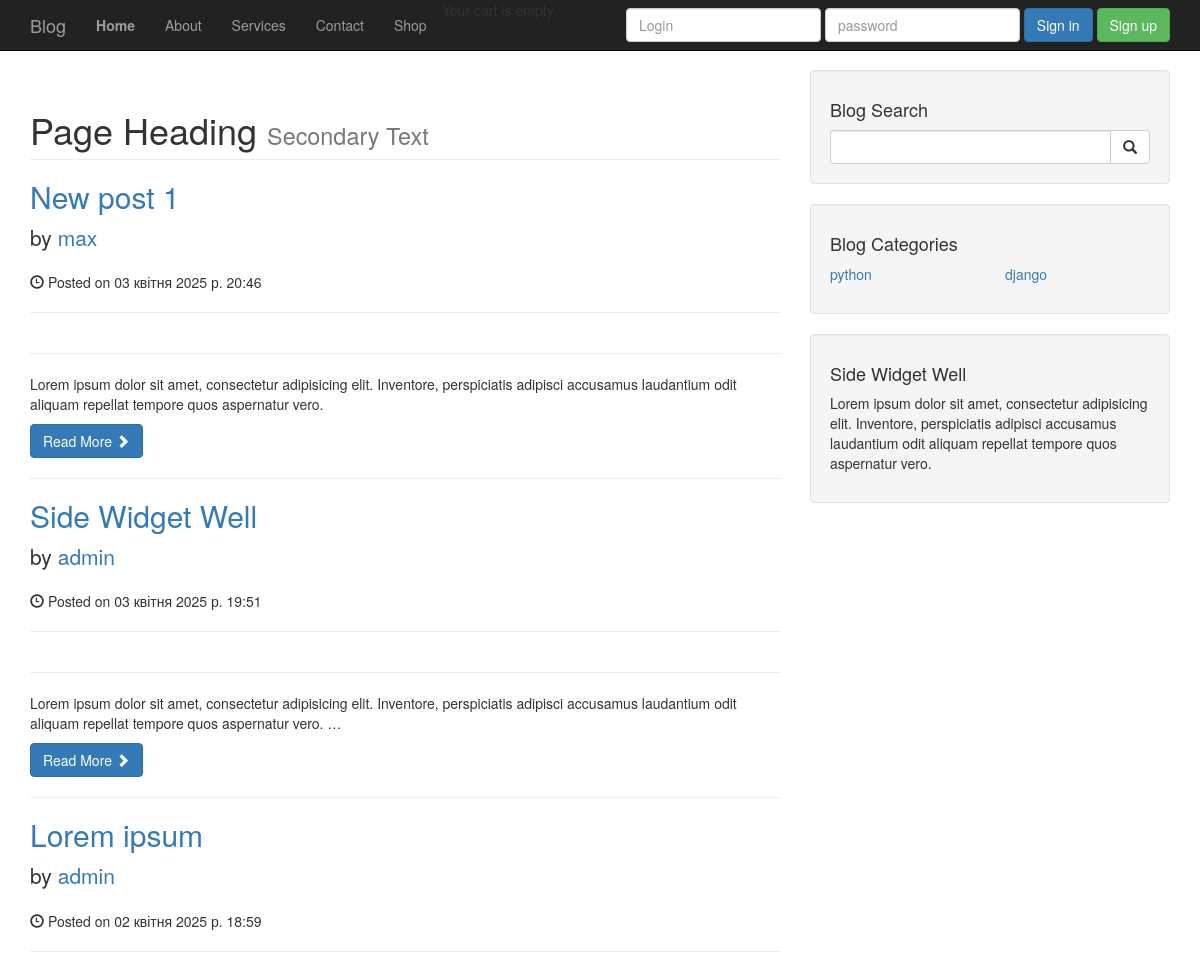
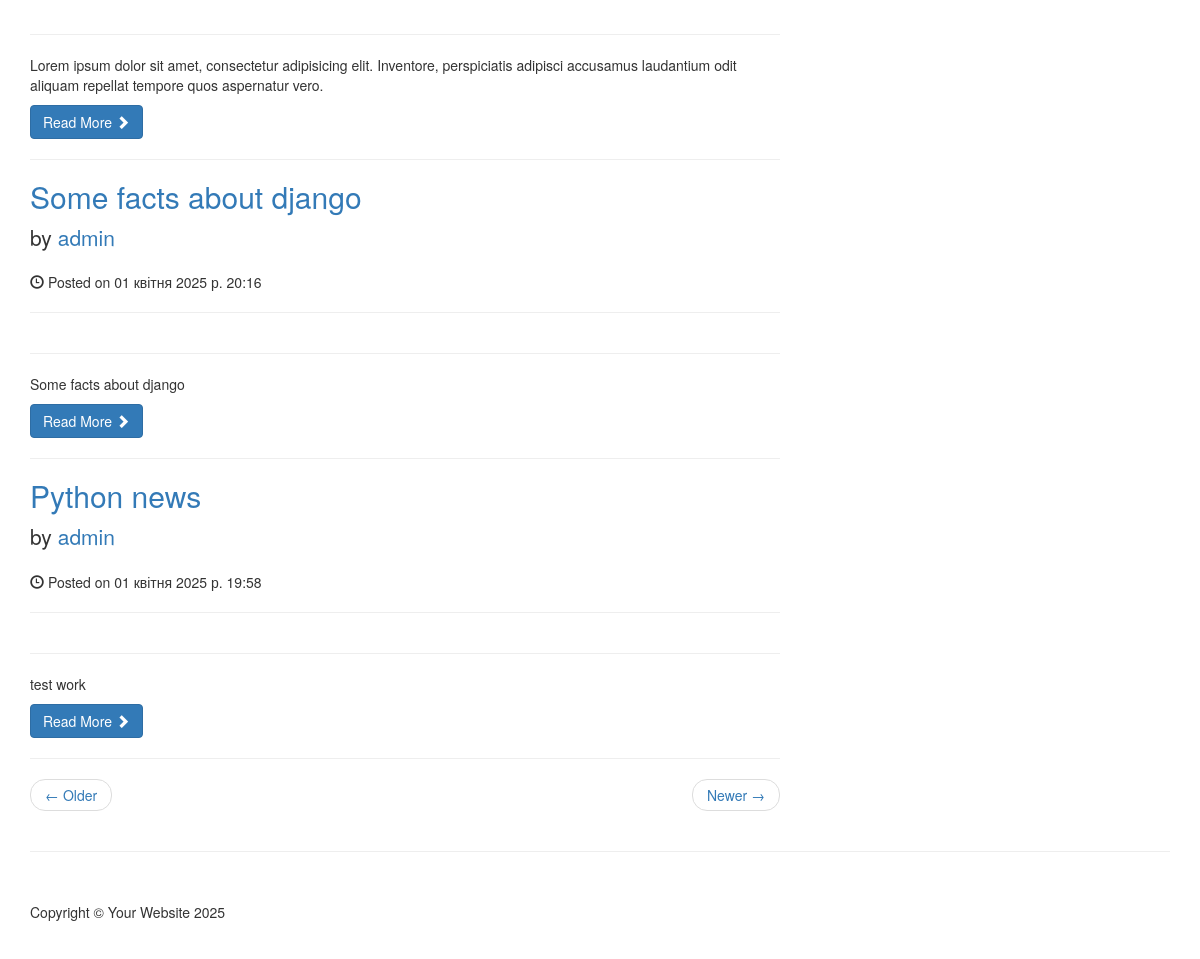
The page / on the database its author committed (2 pictures, top to bottom).
### blog/models.py (models this page shows, shortened)
class Post(models.Model):
    title = models.CharField(max_length=30, verbose_name="Заголовок")
    content = models.TextField(verbose_name="Опис")
    published_date = models.DateTimeField(auto_created=True, verbose_name="Дата та час публікації")
    category = models.ForeignKey(Category, on_delete=models.CASCADE, verbose_name="Категорія")
    user = models.ForeignKey(User, on_delete=models.CASCADE, null=True, verbose_name="Автор")
    image = models.URLField(default="https://fraserbond.com/oc-content/plugins/blog/img/blog/blog-default.png")
    tags = models.ManyToManyField(Tag, verbose_name="Теги")
    slug = models.SlugField(unique=True, blank=True)
    class Meta:
        verbose_name = "Новина"
        verbose_name_plural = "Новини"

class Category(models.Model):
    name = models.CharField(max_length=30, verbose_name="Назва")
    def __str__(self):
        return self.name
    class Meta:
        verbose_name = "Категорія"
        verbose_name_plural = "Категорії"

### blog/views.py (the view)
# urls.py: path("", views.index, name="index"),
def index(request):
    posts = Post.objects.all().order_by('-published_date')
    context = {'posts': posts}
    context.update(get_categories())
    return render(request, "blog/index.html", context)

### blog/views.py (called while the page is built)
def get_categories():
    all = Category.objects.all()
    count = all.count()
    half = count / 2
    return {'cats1': all[:half], 'cats2': all[half:]}

### cart/cart.py (called while the page is built)
    def __len__(self):
        return sum(item['quantity'] for item in self.cart.values())

### cart/context_processors.py (called while the page is built)
def cart(request):
    return {'cart': Cart(request)}

### templates/blog/index.html (shortened to what this page needs)
{% extends "blog/base.html" %}
{% block content %}
<h1 class="page-header">
    Page Heading
    <small>Secondary Text</small>
</h1>
{% for post in posts %}
    <h2>
        <a href="{% url 'post' title=post.slug %}">{{ post.title }}</a>
    </h2>
    <p class="lead">
        by <a href="index.php">{{ post.user }}</a>
    </p>
    <p><span class="glyphicon glyphicon-time"></span> Posted on {{ post.published_date }}</p>
    <hr>
    <hr>
    <p>{{ post.content|truncatewords:20 }}</p>
    <a class="btn btn-primary" href="{% url 'post' title=post.slug %}">Read More <span class="glyphicon glyphicon-chevron-right"></span></a>
    <hr>
{% empty %}
<p>Немає постів!</p>
{% endfor %}
<ul class="pager">
    <li class="previous">
        <a href="#">&larr; Older</a>
    </li>
    <li class="next">
        <a href="#">Newer &rarr;</a>
    </li>
</ul>
{% endblock %}
{% block sidebar %}
{%include 'blog/sidebar.html' %}
{% endblock %}

### templates/blog/sidebar.html
            <div class="well">
                <h4>Blog Search</h4>
                <form action="{% url 'search' %}" method="GET" class="input-group">
                    <input type="search" name="query" class="form-control">
                    <span class="input-group-btn">
                            <button class="btn btn-default" type="submit">
                                <span class="glyphicon glyphicon-search"></span>
                        </button>
                        </span>
                </form>
            </div>
            <div class="well">
                <h4>Blog Categories</h4>
                <div class="row">
                    <div class="col-lg-6">
                        <ul class="list-unstyled">
                            {% for cat in cats1 %}
                            <li><a href="{% url 'category' name=cat.name %}">{{ cat }}</a></li>
                          {% endfor %}
                        </ul>
                    </div>
                    <div class="col-lg-6">
                        <ul class="list-unstyled">
                            {% for cat in cats2 %}
                            <li><a href="{% url 'category' name=cat.name %}">{{ cat }}</a>
                            </li>
                          {% endfor %}
                        </ul>
                    </div>
                </div>
            </div>
            <div class="well">
                <h4>Side Widget Well</h4>
                <p>Lorem ipsum dolor sit amet, consectetur adipisicing elit. Inventore, perspiciatis adipisci accusamus
                    laudantium odit aliquam repellat tempore quos aspernatur vero.</p>
            </div>
        </div>

### static/blog/css/blog-home.css (style rules this page uses)
body { padding-top: 70px; }

### rows shown on the page
Post: title "New post 1", user "max", published_date "03 квітня 2025 р. 20:46", content "Lorem ipsum dolor sit amet, consectetur adipisicing elit. Inventore, perspiciatis adipisci accusamus laudantium odit aliquam repellat tempore quos aspernatur vero."
Post: title "Side Widget Well", user "admin", published_date "03 квітня 2025 р. 19:51", content "Lorem ipsum dolor sit amet, consectetur adipisicing elit. Inventore, perspiciatis adipisci accusamus laudantium odit aliquam repellat tempore quos aspernatur vero. …"
Post: title "Lorem ipsum", user "admin", published_date "02 квітня 2025 р. 18:59", content "Lorem ipsum dolor sit amet, consectetur adipisicing elit. Inventore, perspiciatis adipisci accusamus laudantium odit aliquam repellat tempore quos aspernatur vero."
Post: title "Some facts about django", user "admin", published_date "01 квітня 2025 р. 20:16", content "Some facts about django"
Post: title "Python news", user "admin", published_date "01 квітня 2025 р. 19:58", content "test work"
Category: name "python"
Category: name "django"
